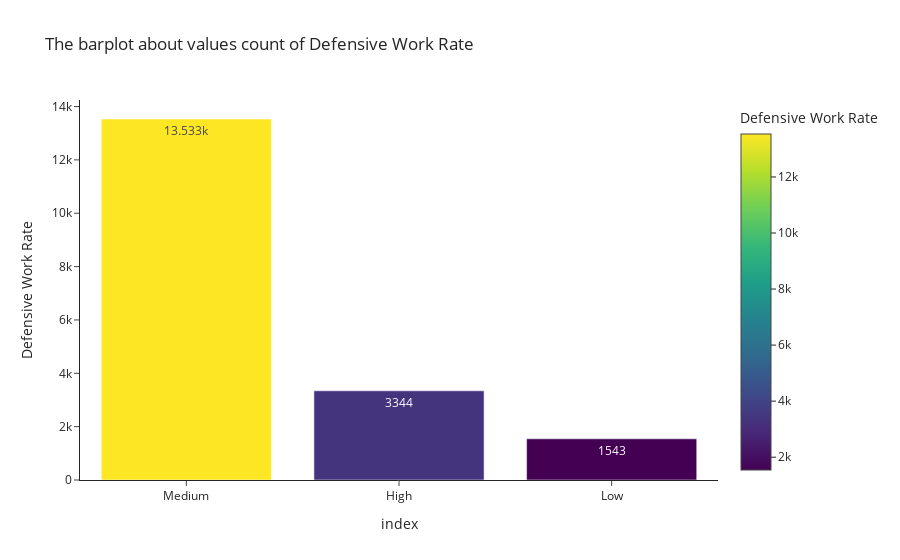

Notebook cell for this chart:
### Code cell
iplot(px.bar(data_frame=df['Defensive Work Rate'].value_counts().reset_index()
       ,x='index',y='Defensive Work Rate',template='simple_white',text_auto=True,color='Defensive Work Rate'
             ,title = 'The barplot about values count of Defensive Work Rate'))

### Figure 1 — Plotly figure (JSON) as saved in the notebook; plotly's stock layout.template omitted (floating-point values rounded to 4 significant figures)
{"data": [{"alignmentgroup": "True", "hovertemplate": "index=%{x}<br>Defensive Work Rate=%{marker.color}<extra></extra>", "legendgroup": "", "marker": {"color": [13533, 3344, 1543], "coloraxis": "coloraxis", "pattern": {"shape": ""}}, "name": "", "offsetgroup": "", "orientation": "v", "showlegend": false, "textposition": "auto", "texttemplate": "%{y}", "type": "bar", "x": ["Medium", "High", "Low"], "xaxis": "x", "y": [13533, 3344, 1543], "yaxis": "y"}], "layout": {"barmode": "relative", "coloraxis": {"colorbar": {"title": {"text": "Defensive Work Rate"}}, "colorscale": [[0, "#440154"], [0.1111, "#482878"], [0.2222, "#3e4989"], [0.3333, "#31688e"], [0.4444, "#26828e"], [0.5556, "#1f9e89"], [0.6667, "#35b779"], [0.7778, "#6ece58"], [0.8889, "#b5de2b"], [1, "#fde725"]]}, "legend": {"tracegroupgap": 0}, "title": {"text": "The barplot about values count of Defensive Work Rate"}, "xaxis": {"anchor": "y", "domain": [0, 1], "title": {"text": "index"}}, "yaxis": {"anchor": "x", "domain": [0, 1], "title": {"text": "Defensive Work Rate"}}}}
